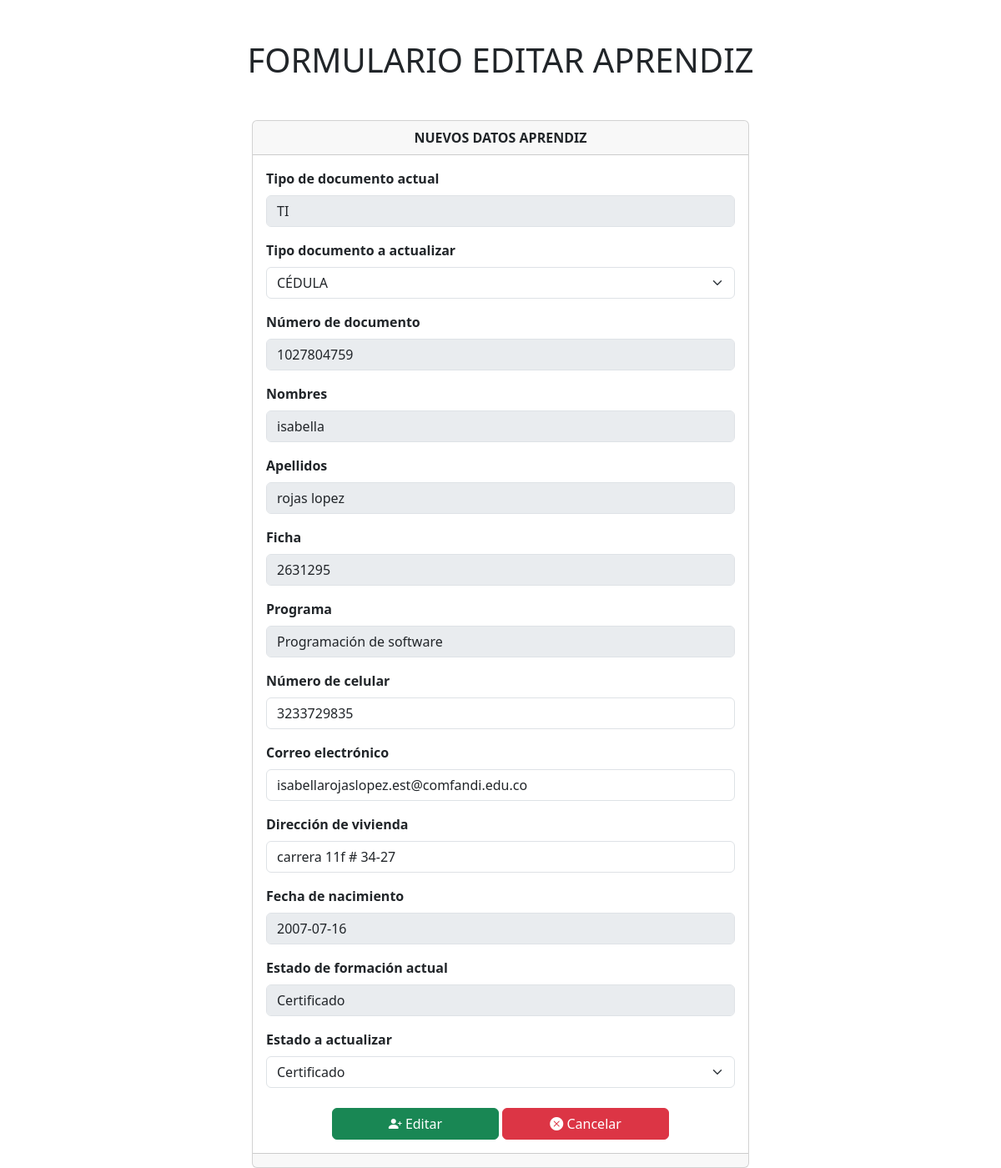
Screenshot of /views/editar_aprendiz.php?id=83 with the database file from the repository.
### tables this page shows
CREATE TABLE `aprendices_amt` (
  `id` int(11) NOT NULL,
  `tipo_documento` varchar(255) DEFAULT NULL,
  `numero_documento` int(255) NOT NULL,
  `nombres` varchar(255) DEFAULT NULL,
  `apellidos` varchar(255) DEFAULT NULL,
  `ficha` varchar(255) DEFAULT NULL,
  `programa` varchar(255) DEFAULT NULL,
  `numero_celular` varchar(255) DEFAULT NULL,
  `correo` varchar(255) DEFAULT NULL,
  `direccion_vivienda` varchar(255) DEFAULT NULL,
  `fecha_nacimiento` date DEFAULT NULL,
  `colegio` varchar(255) DEFAULT NULL,
  `estado_actual` varchar(255) DEFAULT NULL
);

### views/editar_aprendiz.php (the view, shortened to what this page needs)
<?php
include("../config/conn.php");
$id = $_GET['id'];
$query = $conn->query("SELECT * FROM `aprendices_amt` WHERE id = $id");
?>
<!doctype html>
<html lang="en">
<head>
    <link href="https://cdn.jsdelivr.net/npm/bootstrap@5.3.2/dist/css/bootstrap.min.css" rel="stylesheet"
 />
    <link rel="stylesheet" href="https://cdn.jsdelivr.net/npm/bootstrap-icons@1.11.3/font/bootstrap-icons.min.css">
</head>
<body>
    <main>
        <h1 class="mt-5 mb-5 text-center">FORMULARIO EDITAR APRENDIZ</h1>
        <div class="row justify-content-center align-items-center g-2">
            <div class="col-6">
                <div class="card">
                    <div class="card-header text-center fw-bold">NUEVOS DATOS APRENDIZ</div>
                    <div class="card-body">
                        <?php while ($aprendices = $query->fetchObject()) { ?>
                            <form action="../controllers/editar.php" method="post">
                                <div class="mb-3">
                                    <label for="" class="form-label fw-bold">Tipo de documento actual</label>
                                    <input type="text" class="form-control" name="" id="tipo_documento_actual"
                                        autocomplete="off" value="<?= $aprendices->tipo_documento ?>" disabled />
                                </div>
                                <div class="mb-3">
                                    <label for="" class="form-label fw-bold">Tipo documento a actualizar</label>
                                    <select class="form-select form-select" name="tipo_documento" id="tipo_documento">
                                        <option value="CC">CÉDULA</option>
                                    </select>
                                </div>
                                <div class="mb-3">
                                    <label for="" class="form-label fw-bold">Número de documento</label>
                                    <input type="text" class="form-control" name="numero_documento" id="numero_documento"
                                        autocomplete="off" value="<?= $aprendices->numero_documento ?>" disabled />
                                </div>
                                <div class="mb-3">
                                    <label for="" class="form-label fw-bold">Nombres</label>
                                    <input type="text" class="form-control" name="nombres" id="nombres" autocomplete="off"
                                        value="<?= $aprendices->nombres ?>" disabled />
                                </div>
                                <div class="mb-3">
                                    <label for="" class="form-label fw-bold">Apellidos</label>
                                    <input type="text" class="form-control" name="apellidos" id="apellidos"
                                        autocomplete="off" value="<?= $aprendices->apellidos ?>" disabled />
                                </div>
                                <div class="mb-3">
                                    <label for="" class="form-label fw-bold">Ficha</label>
                                    <input type="text" class="form-control" name="ficha" id="ficha" autocomplete="off"
                                        value="<?= $aprendices->ficha ?>" disabled />
                                </div>
                                <div class="mb-3">
                                    <label for="" class="form-label fw-bold">Programa</label>
                                    <input type="text" class="form-control" name="programa" id="programa" autocomplete="off"
                                        value="<?= $aprendices->programa ?>" disabled />
                                </div>
                                <div class="mb-3">
                                    <label for="" class="form-label fw-bold">Número de celular</label>
                                    <input type="text" class="form-control" name="numero_celular" id="numero_celular"
                                        autocomplete="off" value="<?= $aprendices->numero_celular ?>" />
                                </div>
                                <div class="mb-3">
                                    <label for="" class="form-label fw-bold">Correo electrónico</label>
                                    <input type="text" class="form-control" name="correo" id="correo" autocomplete="off"
                                        value="<?= $aprendices->correo ?>" />
                                </div>
                                <div class="mb-3">
                                    <label for="" class="form-label fw-bold">Dirección de vivienda</label>
                                    <input type="text" class="form-control" name="direccion_vivienda"
                                        id="direccion_vivienda" autocomplete="off"
                                        value="<?= $aprendices->direccion_vivienda ?>" />
                                </div>
                                <div class="mb-3">
                                    <label for="" class="form-label fw-bold">Fecha de nacimiento</label>
                                    <input type="text" class="form-control" name="fecha_nacimiento" id="fecha_nacimiento"
                                        autocomplete="off" value="<?= $aprendices->fecha_nacimiento ?>" disabled />
                                </div>
                                <div class="mb-3">
                                    <label for="" class="form-label fw-bold">Estado de formación actual</label>
                                    <input type="text" class="form-control" name="" id="" autocomplete="off"
                                        value="<?= $aprendices->estado_actual ?>" disabled />
                                </div>
                                <div class="mb-3">
                                    <label for="" class="form-label fw-bold">Estado a actualizar</label>
                                    <select class="form-select form-select" name="estado_actual" id="estado_actual">
                                        <option value="Certificado">Certificado</option>
                                    </select>
                                </div>
                            <?php } ?>
                            <div class="text-center mt-4">
                                <button style="width: 200px;" type="submit" class="btn btn-success"><i
                                        class="bi bi-person-plus-fill"></i> Editar</button>
                                <a style="width: 200px;" name="cancelar" id="cancelar" class="btn btn-danger"
                                    href="../index.php" role="button"><i class="bi bi-x-circle-fill"></i> Cancelar</a>
                            </div>
                            </form>
                    </div>
                    <div class="card-footer text-muted"></div>
                </div>
            </div>
        </div>
    </main>
</body>
</html>

### rows the page displays
aprendices_amt: tipo_documento "TI", numero_documento "1027804759", nombres "isabella", apellidos "rojas lopez", ficha "2631295", programa "Programación de software", numero_celular "3233729835", correo "isabellarojaslopez.est@comfandi.edu.co", direccion_vivienda "carrera 11f # 34-27", fecha_nacimiento "2007-07-16", estado_actual "Certificado"
